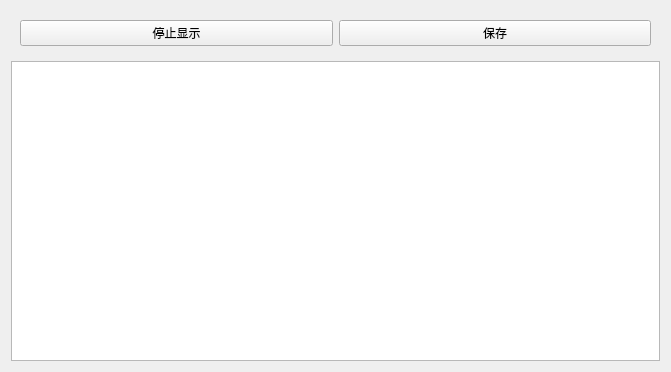
<?xml version="1.0" encoding="UTF-8"?>
<ui version="4.0">
 <class>framedisplay_ui</class>
 <widget class="QWidget" name="framedisplay_ui">
  <property name="geometry">
   <rect>
    <x>0</x>
    <y>0</y>
    <width>671</width>
    <height>365</height>
   </rect>
  </property>
  <property name="windowTitle">
   <string>Form</string>
  </property>
  <layout class="QVBoxLayout" name="verticalLayout">
   <item>
    <widget class="QWidget" name="widget" native="true">
     <layout class="QHBoxLayout" name="horizontalLayout">
      <item>
       <widget class="QPushButton" name="pushButton_2">
        <property name="text">
         <string>停止显示</string>
        </property>
       </widget>
      </item>
      <item>
       <widget class="QPushButton" name="pushButton">
        <property name="text">
         <string>保存</string>
        </property>
       </widget>
      </item>
     </layout>
    </widget>
   </item>
   <item>
    <widget class="QTableWidget" name="tableWidget">
     <property name="minimumSize">
      <size>
       <width>0</width>
       <height>300</height>
      </size>
     </property>
    </widget>
   </item>
  </layout>
 </widget>
 <resources/>
 <connections/>
</ui>
